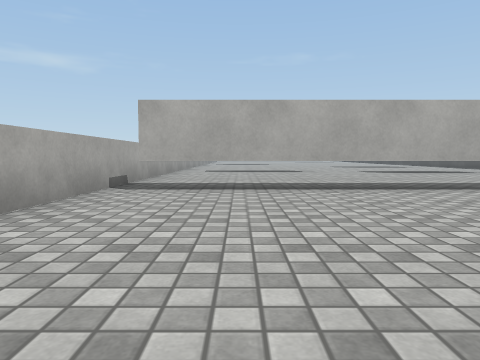
View 1 (above)

20 first-person views from a walk through a scene from a Unity 3-D project. The camera is 0.58 m above the floor, tilts 4° down and sees 70° across. The floor is counted in squares, 1 m on a side. Each view is taken from the middle of a square. On the plan, view 1 faces up. The plan holds only what a view shows up to about 9 squares ahead; the rest is blank. The place goes on beyond the plan. Surface patterns are stand-ins for the level's own textures.

View 2
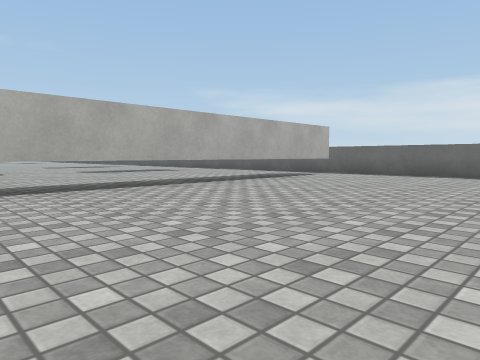

View 3
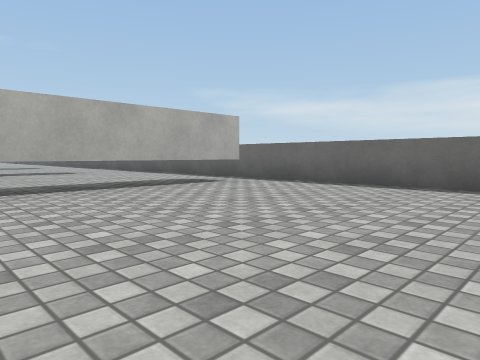

View 4
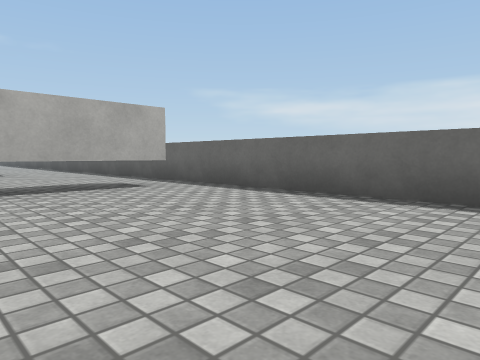

View 5
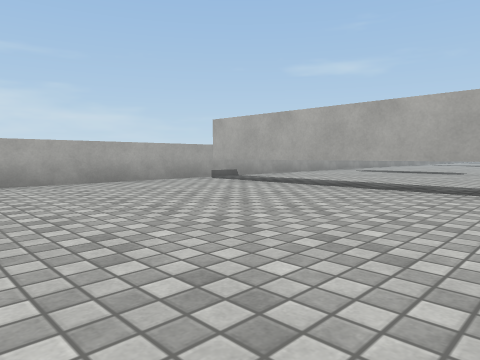

View 6
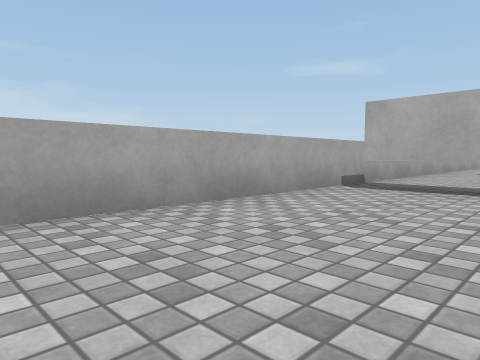

View 7
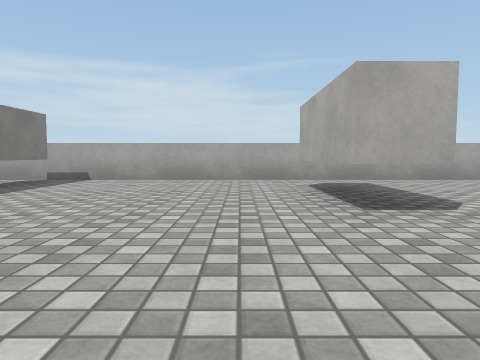

View 8
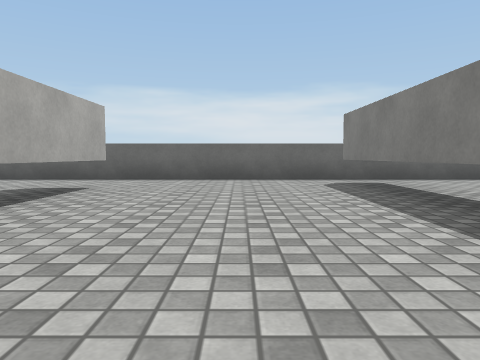

View 9
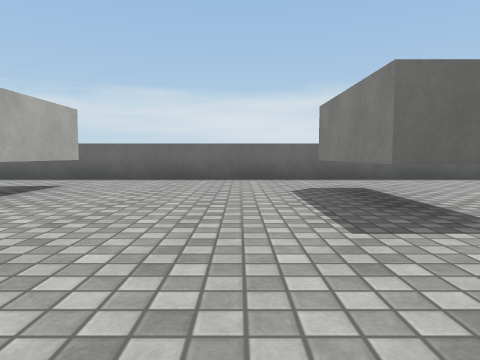

View 10
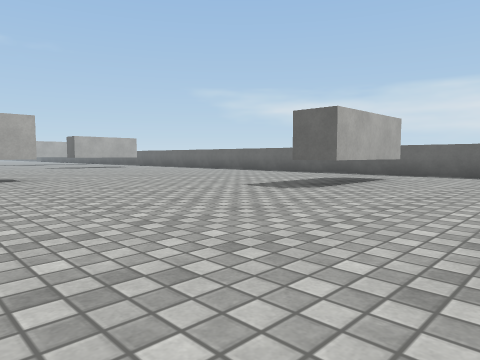

View 11
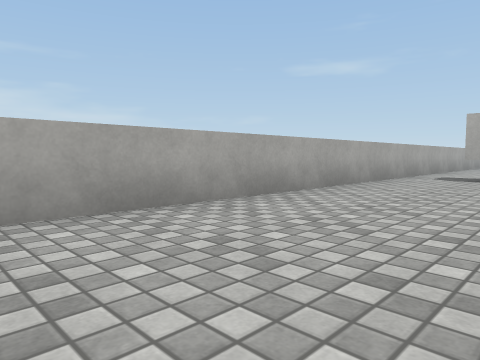

View 12
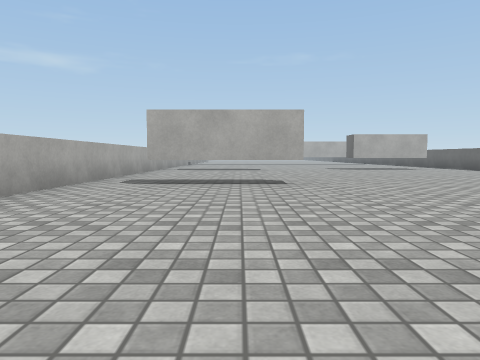

View 13
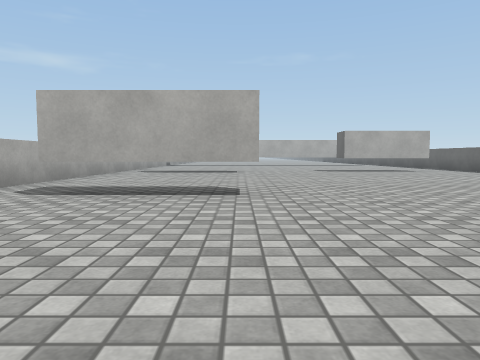

View 14
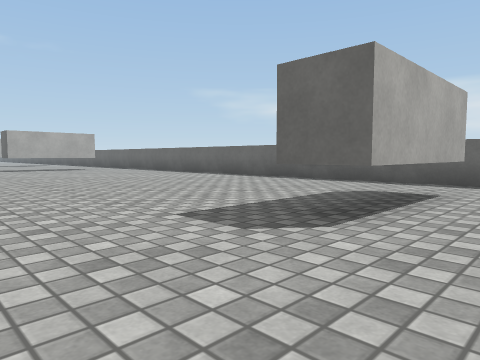

View 15
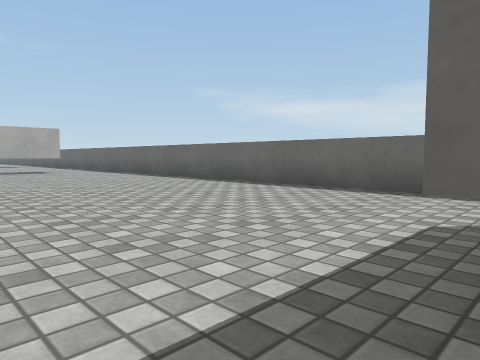

View 16
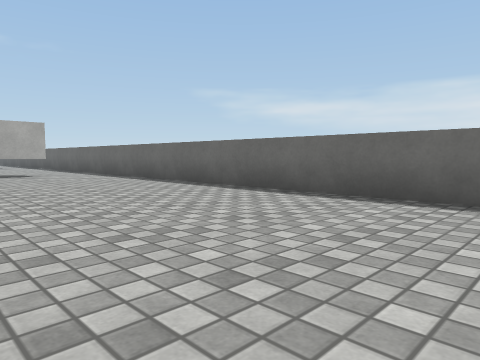

View 17
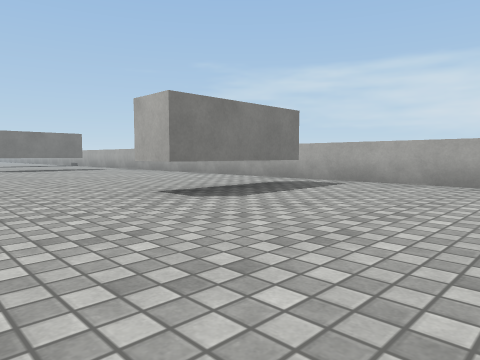

View 18
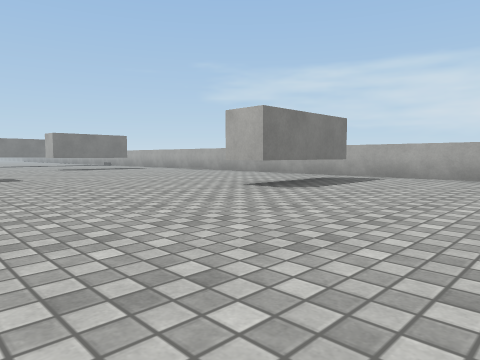

View 19
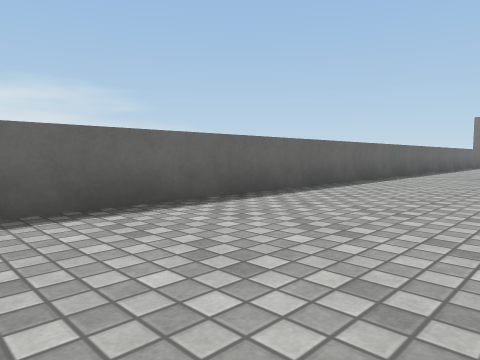

View 20
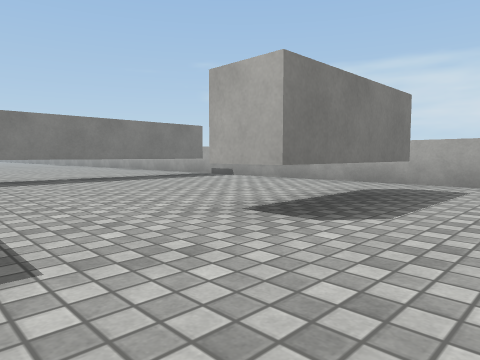

### Floor plan
Key: @ floor where view 1 was taken; # wall or solid block; . floor; T thing the floor can be seen under or through.
Columns run from 3 left of view 1 to 11 right of it. Each row starts with its distance up from view 1.
 28      .........#
 27 #.............#
 26 #.............#
 25 #.............#
 24 #..TTT........#
 23 #..TTT........#
 22 #.............#
 21 #.............#
 20 #.............#
 19 #.............#
 18 #........###..#
 17 #........###..#
 16 #.............#
 15 #.............#
 14 #.............#
 13 #..TTT........#
 12 #..TTT...###..#
 11 #.............#
 10 #.............#
  9 #.............#
  8 #.............#
  7 #.............#
  6 #.TTTTTTTTTTT.#
  5 #.............#
  4 #.............#
  3 #.............#
  2 #.............#
  1 #.............#
  0  ..@.........

Positions as (right, up) in squares from view 1, and headings:
1: (0, 0), facing up
2: (0, 0), facing up-right
3: (4, 0), facing up-right
4: (6, 0), facing up-right
5: (5, 0), facing up-left
6: (1, 0), facing up-left
7: (6, 11), facing left
8: (2, 9), facing right
9: (2, 14), facing right
10: (0, 14), facing up-right
11: (1, 14), facing up-left
12: (1, 16), facing up
13: (2, 18), facing up
14: (3, 16), facing up-right
15: (5, 18), facing up-right
16: (6, 20), facing up-right
17: (5, 28), facing down-left
18: (7, 28), facing down-left
19: (7, 28), facing down-right
20: (5, 15), facing down-left
